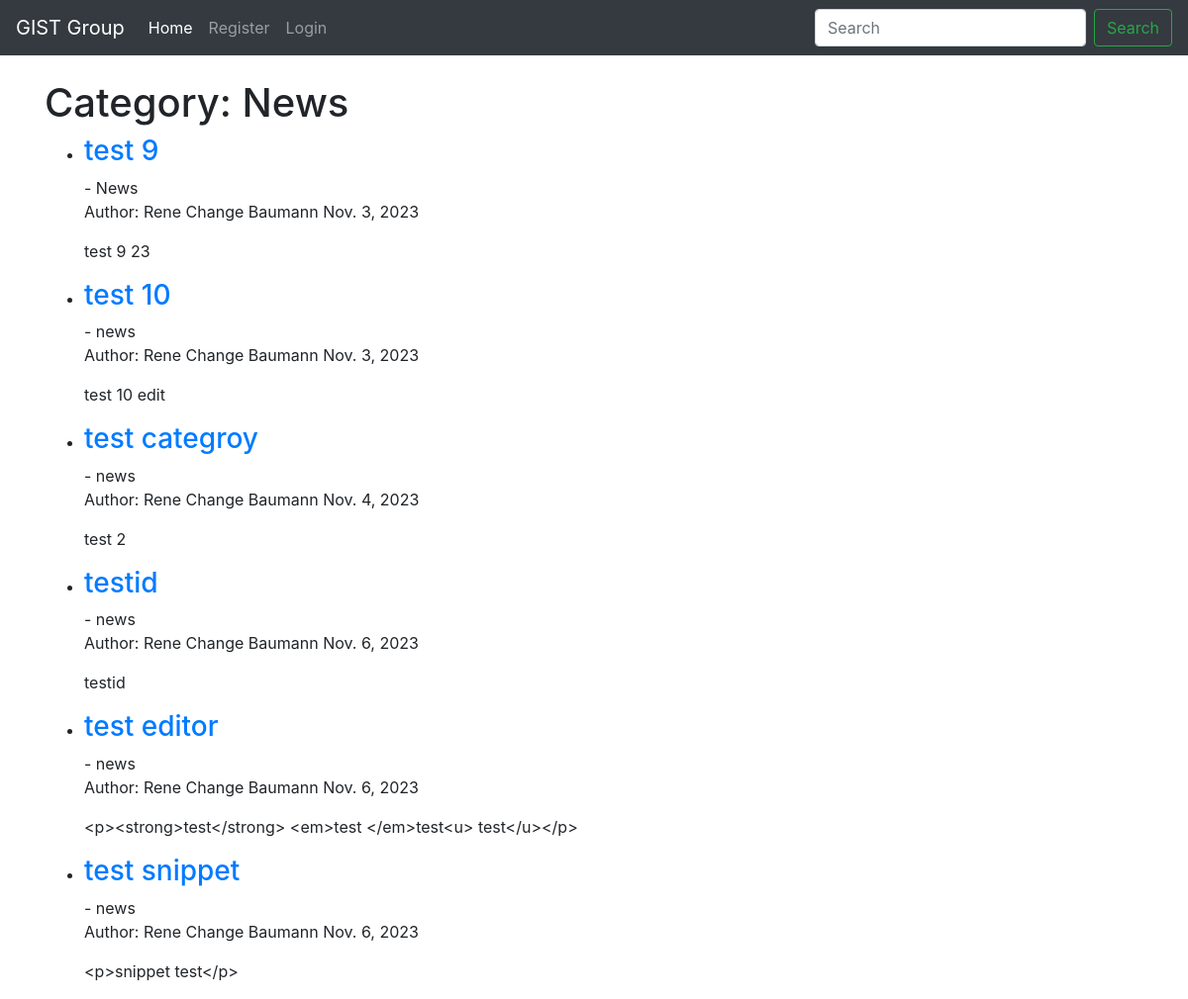
Before: /blog/category/news/ with the older database file.
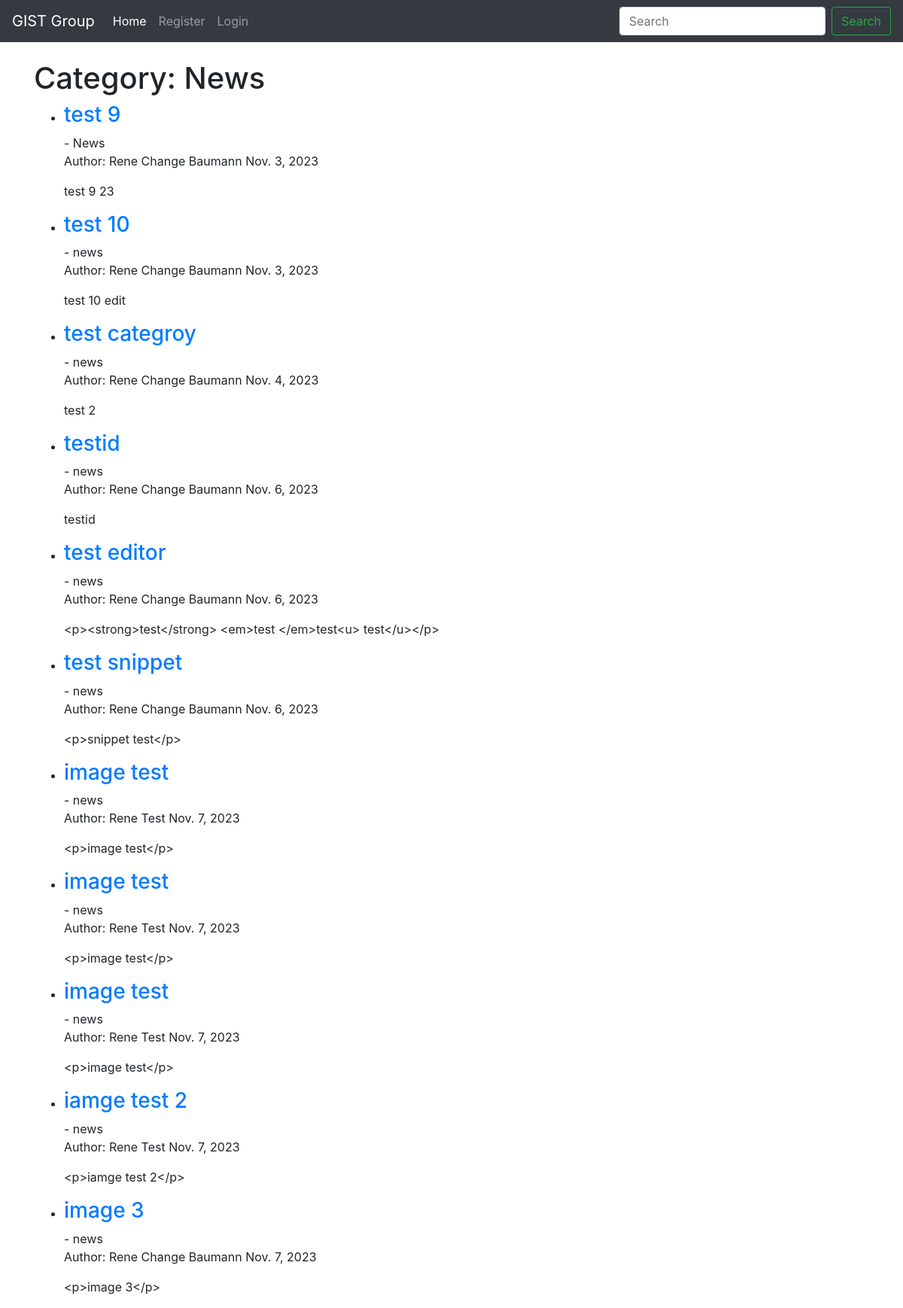
After: the same page with the newer database file.
### blog/models.py (models this page shows, shortened)
class BlogPost(models.Model):
    title = models.CharField(max_length=200)  # Title of the blog post
    header_image = models.ImageField(null=True, blank=True, upload_to="images/")  # Header image of the blog post
    content = RichTextField(blank=True, null=True)  # Content of the blog post using a rich text editor
    author = models.ForeignKey(User, on_delete=models.CASCADE)  # Author of the post, linked to User model
    publication_date = models.DateField(auto_now_add=True)  # Publication date of the post, automatically set
    category = models.CharField(max_length=200, default='news')  # Category of the blog post
    snippet = models.CharField(max_length=200)  # Short snippet or summary of the blog post
    def __str__(self):
        return self.title + ' | ' + str(self.author)

### blog/views.py (the view)
# urls.py: path('category/<str:section>/', CategoryView, name='category'),
def CategoryView(request, section):
    cleanSection = section.lower().replace('-', ' ')
    results = BlogPost.objects.filter(category__icontains=cleanSection)
    category_posts = BlogPost.objects.filter(category=section)
    print('categorys', results)
    return render(request, 'categories.html', {'section': section.title().replace('-', ' '), 'category_posts': results})

### blog/templates/categories.html (shortened to what this page needs)
{% extends 'base.html' %}
{% block content %}
<!DOCTYPE html>
<html lang="en">
<head>
</head>
<body>
    <h1>Category: {{ section }}</h1>
    <ul>
        {% for post in category_posts %}
        <li>
            <h3><a href="{% url 'post_detail' pk=post.pk %}">{{ post.title }}</a></h3> - {{ post.category }}
            <p>
                Author: {{ post.author.first_name }} {{ post.author.last_name }}
                {{ post.publication_date }}
            </p>
            <p>{{ post.content }}</p>
        </li>
        {% empty %}
        <li>No blog posts available.</li>
        {% endfor %}
    </ul>
</body>
</html>
{% endblock %}

Changed rows visible on the page:
added BlogPost: title "image test", category "news", author.first_name "Rene", author.last_name "Test", publication_date "Nov. 7, 2023", content "<p>image test</p>"
added BlogPost: title "image test", category "news", author.first_name "Rene", author.last_name "Test", publication_date "Nov. 7, 2023", content "<p>image test</p>"
added BlogPost: title "image test", category "news", author.first_name "Rene", author.last_name "Test", publication_date "Nov. 7, 2023", content "<p>image test</p>"
added BlogPost: title "iamge test 2", category "news", author.first_name "Rene", author.last_name "Test", publication_date "Nov. 7, 2023", content "<p>iamge test 2</p>"
added BlogPost: title "image 3", category "news", author.first_name "Rene Change", author.last_name "Baumann", publication_date "Nov. 7, 2023", content "<p>image 3</p>"
